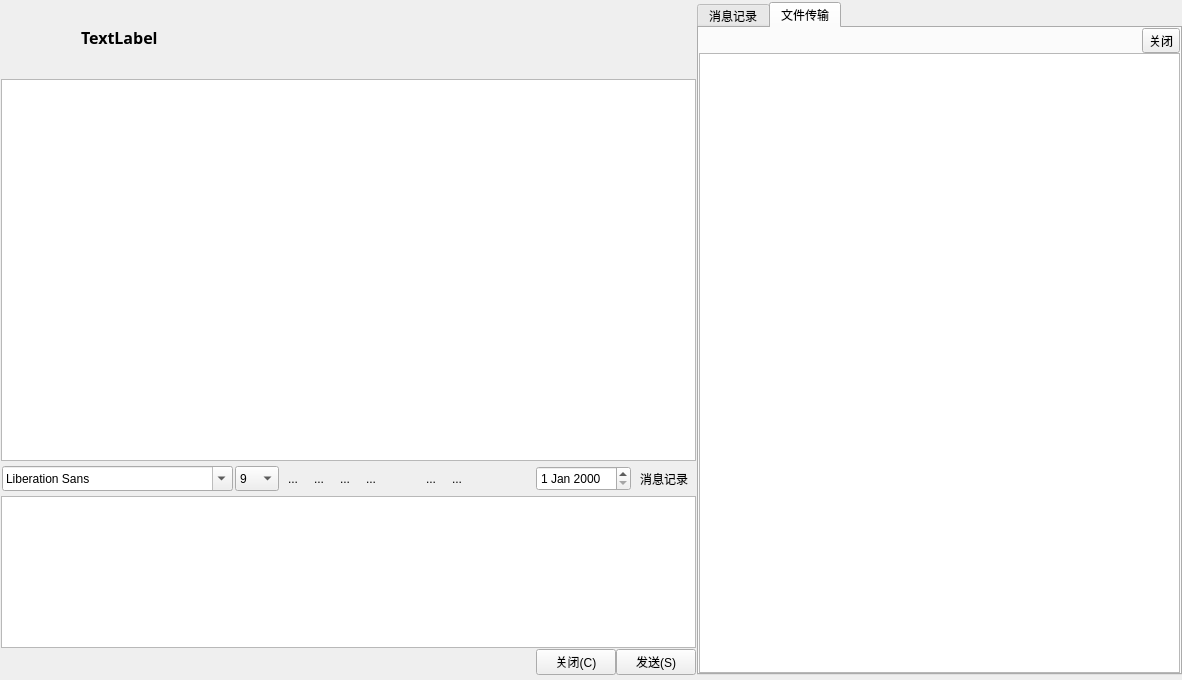
<?xml version="1.0" encoding="UTF-8"?>
<ui version="4.0">
 <class>ChatWindow</class>
 <widget class="QWidget" name="ChatWindow">
  <property name="geometry">
   <rect>
    <x>0</x>
    <y>0</y>
    <width>1182</width>
    <height>680</height>
   </rect>
  </property>
  <property name="sizePolicy">
   <sizepolicy hsizetype="Expanding" vsizetype="Expanding">
    <horstretch>0</horstretch>
    <verstretch>0</verstretch>
   </sizepolicy>
  </property>
  <property name="windowTitle">
   <string>Form</string>
  </property>
  <property name="windowOpacity">
   <double>1.000000000000000</double>
  </property>
  <layout class="QHBoxLayout" name="horizontalLayout_5">
   <property name="spacing">
    <number>1</number>
   </property>
   <property name="leftMargin">
    <number>1</number>
   </property>
   <property name="topMargin">
    <number>2</number>
   </property>
   <property name="rightMargin">
    <number>0</number>
   </property>
   <property name="bottomMargin">
    <number>5</number>
   </property>
   <item>
    <layout class="QVBoxLayout" name="verticalLayout" stretch="1,5,0,2,0">
     <item>
      <widget class="QWidget" name="widget_2" native="true">
       <property name="sizePolicy">
        <sizepolicy hsizetype="Expanding" vsizetype="Expanding">
         <horstretch>0</horstretch>
         <verstretch>0</verstretch>
        </sizepolicy>
       </property>
       <widget class="QLabel" name="peerIconLbl">
        <property name="enabled">
         <bool>true</bool>
        </property>
        <property name="geometry">
         <rect>
          <x>10</x>
          <y>10</y>
          <width>61</width>
          <height>51</height>
         </rect>
        </property>
        <property name="sizePolicy">
         <sizepolicy hsizetype="Expanding" vsizetype="Expanding">
          <horstretch>0</horstretch>
          <verstretch>0</verstretch>
         </sizepolicy>
        </property>
        <property name="styleSheet">
         <string notr="true"/>
        </property>
        <property name="text">
         <string/>
        </property>
       </widget>
       <widget class="QLabel" name="peerNameLbl">
        <property name="geometry">
         <rect>
          <x>80</x>
          <y>20</y>
          <width>76</width>
          <height>31</height>
         </rect>
        </property>
        <property name="sizePolicy">
         <sizepolicy hsizetype="Expanding" vsizetype="Expanding">
          <horstretch>0</horstretch>
          <verstretch>0</verstretch>
         </sizepolicy>
        </property>
        <property name="font">
         <font>
          <family>微软雅黑</family>
          <pointsize>12</pointsize>
          <weight>75</weight>
          <bold>true</bold>
         </font>
        </property>
        <property name="text">
         <string>&lt;html&gt;&lt;head/&gt;&lt;body&gt;&lt;p&gt;&lt;span style=&quot; color:#000000;&quot;&gt;TextLabel&lt;/span&gt;&lt;/p&gt;&lt;/body&gt;&lt;/html&gt;</string>
        </property>
       </widget>
      </widget>
     </item>
     <item>
      <widget class="QTextEdit" name="displayTextEdit">
       <property name="readOnly">
        <bool>true</bool>
       </property>
      </widget>
     </item>
     <item>
      <widget class="QWidget" name="widget_3" native="true">
       <property name="sizePolicy">
        <sizepolicy hsizetype="Expanding" vsizetype="Expanding">
         <horstretch>0</horstretch>
         <verstretch>0</verstretch>
        </sizepolicy>
       </property>
       <layout class="QHBoxLayout" name="horizontalLayout_3">
        <property name="spacing">
         <number>1</number>
        </property>
        <property name="leftMargin">
         <number>1</number>
        </property>
        <property name="topMargin">
         <number>1</number>
        </property>
        <property name="rightMargin">
         <number>1</number>
        </property>
        <property name="bottomMargin">
         <number>1</number>
        </property>
        <item>
         <layout class="QHBoxLayout" name="horizontalLayout_2">
          <property name="spacing">
           <number>2</number>
          </property>
          <item>
           <widget class="QFontComboBox" name="fontComboBox">
            <property name="sizePolicy">
             <sizepolicy hsizetype="Fixed" vsizetype="Maximum">
              <horstretch>0</horstretch>
              <verstretch>0</verstretch>
             </sizepolicy>
            </property>
            <property name="minimumSize">
             <size>
              <width>0</width>
              <height>25</height>
             </size>
            </property>
            <property name="toolTip">
             <string>字体</string>
            </property>
           </widget>
          </item>
          <item>
           <widget class="QComboBox" name="fsComboBox">
            <property name="sizePolicy">
             <sizepolicy hsizetype="Fixed" vsizetype="Maximum">
              <horstretch>0</horstretch>
              <verstretch>0</verstretch>
             </sizepolicy>
            </property>
            <property name="minimumSize">
             <size>
              <width>0</width>
              <height>25</height>
             </size>
            </property>
            <property name="currentText">
             <string>9</string>
            </property>
            <property name="maxVisibleItems">
             <number>12</number>
            </property>
            <item>
             <property name="text">
              <string>9</string>
             </property>
            </item>
            <item>
             <property name="text">
              <string>10</string>
             </property>
            </item>
            <item>
             <property name="text">
              <string>11</string>
             </property>
            </item>
            <item>
             <property name="text">
              <string>12</string>
             </property>
            </item>
            <item>
             <property name="text">
              <string>13</string>
             </property>
            </item>
            <item>
             <property name="text">
              <string>14</string>
             </property>
            </item>
            <item>
             <property name="text">
              <string>15</string>
             </property>
            </item>
            <item>
             <property name="text">
              <string>16</string>
             </property>
            </item>
            <item>
             <property name="text">
              <string>17</string>
             </property>
            </item>
            <item>
             <property name="text">
              <string>18</string>
             </property>
            </item>
            <item>
             <property name="text">
              <string>19</string>
             </property>
            </item>
            <item>
             <property name="text">
              <string>20</string>
             </property>
            </item>
            <item>
             <property name="text">
              <string>21</string>
             </property>
            </item>
            <item>
             <property name="text">
              <string>22</string>
             </property>
            </item>
           </widget>
          </item>
          <item>
           <widget class="QToolButton" name="faceBtn">
            <property name="toolTip">
             <string>粗体</string>
            </property>
            <property name="text">
             <string>...</string>
            </property>
            <property name="icon">
             <iconset resource="../res/IM.qrc">
              <normaloff>:/image/im_yahoo.png</normaloff>:/image/im_yahoo.png</iconset>
            </property>
            <property name="iconSize">
             <size>
              <width>24</width>
              <height>24</height>
             </size>
            </property>
            <property name="checkable">
             <bool>false</bool>
            </property>
            <property name="autoRaise">
             <bool>true</bool>
            </property>
           </widget>
          </item>
          <item>
           <widget class="QToolButton" name="textBoldBtn">
            <property name="toolTip">
             <string>粗体</string>
            </property>
            <property name="text">
             <string>...</string>
            </property>
            <property name="icon">
             <iconset resource="../res/IM.qrc">
              <normaloff>:/image/textbold.png</normaloff>:/image/textbold.png</iconset>
            </property>
            <property name="iconSize">
             <size>
              <width>24</width>
              <height>24</height>
             </size>
            </property>
            <property name="checkable">
             <bool>true</bool>
            </property>
            <property name="autoRaise">
             <bool>true</bool>
            </property>
           </widget>
          </item>
          <item>
           <widget class="QToolButton" name="textitalicBtn">
            <property name="toolTip">
             <string>斜体</string>
            </property>
            <property name="text">
             <string>...</string>
            </property>
            <property name="icon">
             <iconset resource="../res/IM.qrc">
              <normaloff>:/image/textitalic.png</normaloff>:/image/textitalic.png</iconset>
            </property>
            <property name="iconSize">
             <size>
              <width>24</width>
              <height>24</height>
             </size>
            </property>
            <property name="checkable">
             <bool>true</bool>
            </property>
            <property name="autoRaise">
             <bool>true</bool>
            </property>
           </widget>
          </item>
          <item>
           <widget class="QToolButton" name="textUnderlineBtn">
            <property name="toolTip">
             <string>下划线</string>
            </property>
            <property name="text">
             <string>...</string>
            </property>
            <property name="icon">
             <iconset resource="../res/IM.qrc">
              <normaloff>:/image/textunder.png</normaloff>:/image/textunder.png</iconset>
            </property>
            <property name="iconSize">
             <size>
              <width>24</width>
              <height>24</height>
             </size>
            </property>
            <property name="checkable">
             <bool>true</bool>
            </property>
            <property name="autoRaise">
             <bool>true</bool>
            </property>
           </widget>
          </item>
          <item>
           <widget class="QToolButton" name="colorToolBtn">
            <property name="toolTip">
             <string>字体颜色</string>
            </property>
            <property name="styleSheet">
             <string notr="true"/>
            </property>
            <property name="text">
             <string/>
            </property>
            <property name="icon">
             <iconset resource="../res/IM.qrc">
              <normaloff>:/image/textcolor.png</normaloff>:/image/textcolor.png</iconset>
            </property>
            <property name="iconSize">
             <size>
              <width>24</width>
              <height>24</height>
             </size>
            </property>
            <property name="autoRaise">
             <bool>true</bool>
            </property>
           </widget>
          </item>
          <item>
           <widget class="QToolButton" name="fileToolBtn">
            <property name="toolTip">
             <string>发送文件</string>
            </property>
            <property name="text">
             <string>...</string>
            </property>
            <property name="icon">
             <iconset resource="../res/IM.qrc">
              <normaloff>:/image/fileopen.png</normaloff>:/image/fileopen.png</iconset>
            </property>
            <property name="iconSize">
             <size>
              <width>24</width>
              <height>24</height>
             </size>
            </property>
            <property name="autoRaise">
             <bool>true</bool>
            </property>
           </widget>
          </item>
          <item>
           <widget class="QToolButton" name="videoBtn">
            <property name="toolTip">
             <string>视频通讯</string>
            </property>
            <property name="text">
             <string>...</string>
            </property>
            <property name="icon">
             <iconset resource="../res/IM.qrc">
              <normaloff>:/image/camera.png</normaloff>:/image/camera.png</iconset>
            </property>
            <property name="iconSize">
             <size>
              <width>24</width>
              <height>24</height>
             </size>
            </property>
            <property name="autoRaise">
             <bool>true</bool>
            </property>
           </widget>
          </item>
          <item>
           <spacer name="horizontalSpacer">
            <property name="orientation">
             <enum>Qt::Horizontal</enum>
            </property>
            <property name="sizeHint" stdset="0">
             <size>
              <width>28</width>
              <height>28</height>
             </size>
            </property>
           </spacer>
          </item>
          <item>
           <widget class="QDateEdit" name="dateEdit">
            <property name="sizePolicy">
             <sizepolicy hsizetype="Fixed" vsizetype="Fixed">
              <horstretch>0</horstretch>
              <verstretch>0</verstretch>
             </sizepolicy>
            </property>
            <property name="minimumSize">
             <size>
              <width>0</width>
              <height>25</height>
             </size>
            </property>
           </widget>
          </item>
          <item>
           <widget class="QToolButton" name="chatLogBtn">
            <property name="text">
             <string>消息记录</string>
            </property>
            <property name="icon">
             <iconset resource="../res/IM.qrc">
              <normaloff>:/image/url_history.ico</normaloff>:/image/url_history.ico</iconset>
            </property>
            <property name="iconSize">
             <size>
              <width>25</width>
              <height>25</height>
             </size>
            </property>
            <property name="toolButtonStyle">
             <enum>Qt::ToolButtonTextBesideIcon</enum>
            </property>
            <property name="autoRaise">
             <bool>true</bool>
            </property>
           </widget>
          </item>
         </layout>
        </item>
       </layout>
      </widget>
     </item>
     <item>
      <widget class="QTextEdit" name="msgTextEdit">
       <property name="mouseTracking">
        <bool>false</bool>
       </property>
       <property name="focusPolicy">
        <enum>Qt::ClickFocus</enum>
       </property>
       <property name="textInteractionFlags">
        <set>Qt::LinksAccessibleByKeyboard|Qt::LinksAccessibleByMouse|Qt::TextBrowserInteraction|Qt::TextEditable|Qt::TextEditorInteraction|Qt::TextSelectableByKeyboard|Qt::TextSelectableByMouse</set>
       </property>
      </widget>
     </item>
     <item>
      <widget class="QWidget" name="widget" native="true">
       <layout class="QHBoxLayout" name="horizontalLayout_4">
        <property name="spacing">
         <number>0</number>
        </property>
        <property name="leftMargin">
         <number>0</number>
        </property>
        <property name="topMargin">
         <number>0</number>
        </property>
        <property name="rightMargin">
         <number>0</number>
        </property>
        <property name="bottomMargin">
         <number>0</number>
        </property>
        <item>
         <spacer name="horizontalSpacer_2">
          <property name="orientation">
           <enum>Qt::Horizontal</enum>
          </property>
          <property name="sizeHint" stdset="0">
           <size>
            <width>535</width>
            <height>20</height>
           </size>
          </property>
         </spacer>
        </item>
        <item>
         <layout class="QHBoxLayout" name="horizontalLayout">
          <item>
           <widget class="QPushButton" name="closeBtn">
            <property name="toolTip">
             <string>Ctrl+C</string>
            </property>
            <property name="text">
             <string>关闭(C)</string>
            </property>
            <property name="shortcut">
             <string>Ctrl+C</string>
            </property>
           </widget>
          </item>
          <item>
           <widget class="QPushButton" name="sendBtn">
            <property name="toolTip">
             <string>Ctrl+S</string>
            </property>
            <property name="text">
             <string>发送(S)</string>
            </property>
            <property name="shortcut">
             <string>Ctrl+S</string>
            </property>
           </widget>
          </item>
         </layout>
        </item>
       </layout>
      </widget>
     </item>
    </layout>
   </item>
   <item>
    <widget class="QTabWidget" name="tabWidget">
     <property name="currentIndex">
      <number>1</number>
     </property>
     <widget class="QWidget" name="tab">
      <attribute name="title">
       <string>消息记录</string>
      </attribute>
      <layout class="QVBoxLayout" name="verticalLayout_5">
       <property name="spacing">
        <number>0</number>
       </property>
       <property name="leftMargin">
        <number>0</number>
       </property>
       <property name="topMargin">
        <number>0</number>
       </property>
       <property name="rightMargin">
        <number>0</number>
       </property>
       <property name="bottomMargin">
        <number>0</number>
       </property>
       <item>
        <layout class="QVBoxLayout" name="verticalLayout_4">
         <item>
          <layout class="QHBoxLayout" name="horizontalLayout_6">
           <item>
            <spacer name="horizontalSpacer_6">
             <property name="orientation">
              <enum>Qt::Horizontal</enum>
             </property>
             <property name="sizeHint" stdset="0">
              <size>
               <width>438</width>
               <height>20</height>
              </size>
             </property>
            </spacer>
           </item>
           <item>
            <widget class="QToolButton" name="logCloseBtn">
             <property name="text">
              <string>...</string>
             </property>
             <property name="icon">
              <iconset resource="../res/IM.qrc">
               <normaloff>:/image/close.ico</normaloff>:/image/close.ico</iconset>
             </property>
             <property name="iconSize">
              <size>
               <width>20</width>
               <height>16</height>
              </size>
             </property>
            </widget>
           </item>
          </layout>
         </item>
         <item>
          <widget class="QTextBrowser" name="textBrowser"/>
         </item>
        </layout>
       </item>
      </layout>
     </widget>
     <widget class="QWidget" name="tab_2">
      <attribute name="title">
       <string>文件传输</string>
      </attribute>
      <layout class="QVBoxLayout" name="verticalLayout_3">
       <property name="spacing">
        <number>0</number>
       </property>
       <property name="leftMargin">
        <number>0</number>
       </property>
       <property name="topMargin">
        <number>0</number>
       </property>
       <property name="rightMargin">
        <number>0</number>
       </property>
       <property name="bottomMargin">
        <number>0</number>
       </property>
       <item>
        <layout class="QVBoxLayout" name="verticalLayout_2">
         <item>
          <layout class="QHBoxLayout" name="horizontalLayout_7">
           <property name="spacing">
            <number>0</number>
           </property>
           <item>
            <spacer name="horizontalSpacer_3">
             <property name="orientation">
              <enum>Qt::Horizontal</enum>
             </property>
             <property name="sizeHint" stdset="0">
              <size>
               <width>428</width>
               <height>20</height>
              </size>
             </property>
            </spacer>
           </item>
           <item>
            <widget class="QToolButton" name="FT_closeBtn">
             <property name="text">
              <string>关闭</string>
             </property>
             <property name="icon">
              <iconset resource="../res/IM.qrc">
               <normaloff>:/image/close.ico</normaloff>:/image/close.ico</iconset>
             </property>
             <property name="iconSize">
              <size>
               <width>20</width>
               <height>16</height>
              </size>
             </property>
            </widget>
           </item>
          </layout>
         </item>
         <item>
          <widget class="QTableWidget" name="FT_tbl_widget">
           <property name="editTriggers">
            <set>QAbstractItemView::NoEditTriggers</set>
           </property>
           <property name="selectionBehavior">
            <enum>QAbstractItemView::SelectRows</enum>
           </property>
          </widget>
         </item>
        </layout>
       </item>
      </layout>
     </widget>
    </widget>
   </item>
  </layout>
 </widget>
 <resources>
  <include location="../res/IM.qrc"/>
 </resources>
 <connections/>
</ui>
